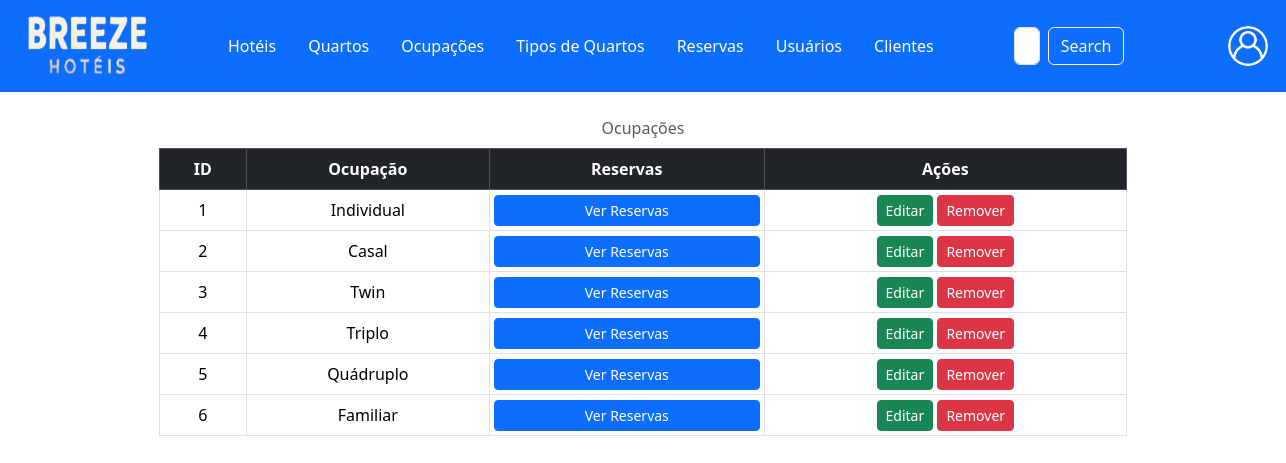
The app's page /codes/pages/adm/read/ocupacoes.php, older data.
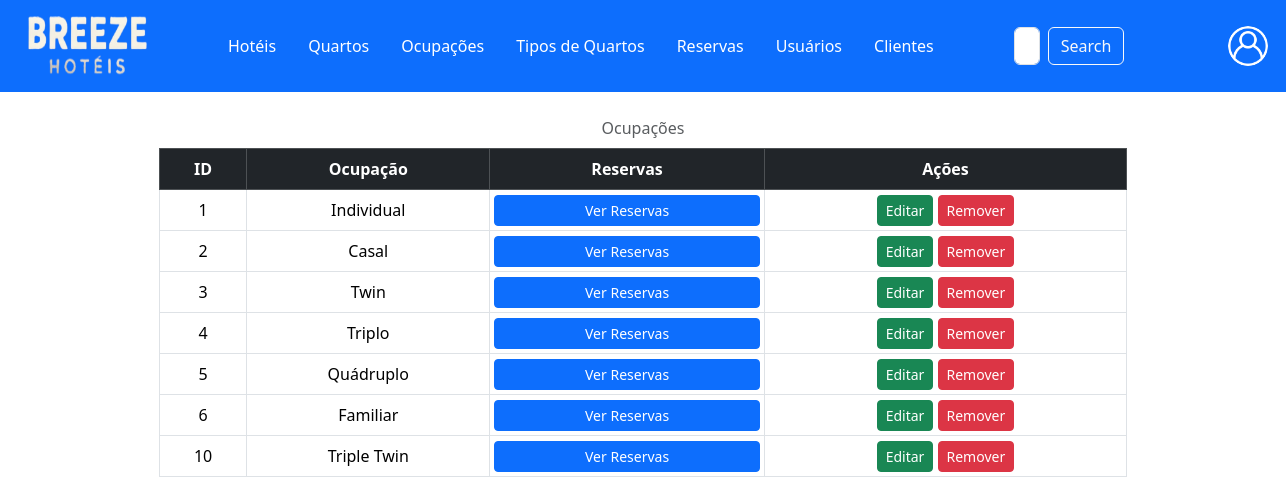
The same page, newer data.
### tables this page shows
CREATE TABLE `ocupacao` (
  `idocupacao` int(11) NOT NULL,
  `ocupacao` varchar(255) NOT NULL
);

### codes/pages/adm/read/ocupacoes.php (the view, shortened to what this page needs)
<?php
include __DIR__ . "/../../../conn/conn.php";
?>
<!DOCTYPE html>
<html lang="pt-br">
<head>
    <link href="https://cdn.jsdelivr.net/npm/bootstrap@5.3.5/dist/css/bootstrap.min.css" rel="stylesheet">
    <link href="/breeze/codes/css/hospedes.css" rel="stylesheet">
</head>
<body>
  <header class="bg-primary py-2">
    <nav class="navbar navbar-expand-lg navbar-dark bg-primary">
      <div class="container-fluid">
        <div class="d-flex justify-content-left align-items-left mx-3">
          <img src="/breeze/images/logob.png" height="60" width="120"/>
        </div>
        <div class="collapse navbar-collapse align-items-center ms-5" id="navbarSupportedContent">
          <ul class="navbar-nav mb-2 mb-lg-0">
            <li class="nav-item dropdown">
              <a class="nav-link dropdown-toggle color mx-2" href="#" role="button" data-bs-toggle="dropdown" aria-expanded="false"> Hotéis </a>
            </li>
            <li class="nav-item dropdown">
              <a class="nav-link dropdown-toggle color mx-2" href="#" role="button" data-bs-toggle="dropdown" aria-expanded="false"> Quartos </a>
            </li>
            <li class="nav-item dropdown">
              <a class="nav-link dropdown-toggle color mx-2" href="#" role="button" data-bs-toggle="dropdown" aria-expanded="false"> Ocupações </a>
            </li>
            <li class="nav-item dropdown">
              <a class="nav-link dropdown-toggle color mx-2" href="#" role="button" data-bs-toggle="dropdown" aria-expanded="false"> Tipos de Quartos </a>
            </li>
            <li class="nav-item dropdown">
              <a class="nav-link dropdown-toggle color mx-2" href="#" role="button" data-bs-toggle="dropdown" aria-expanded="false"> Reservas </a>
            </li>
            <li class="nav-item dropdown">
              <a class="nav-link dropdown-toggle color mx-2" href="#" role="button" data-bs-toggle="dropdown" aria-expanded="false"> Usuários </a>
            </li>
            <li class="nav-item dropdown me-3">
              <a class="nav-link dropdown-toggle color mx-2" href="#" role="button" data-bs-toggle="dropdown" aria-expanded="false"> Clientes </a>
            </li>
          </ul>
          <form class="d-flex mx-5" role="search">
            <input class="form-control me-2" type="search" placeholder="Search" aria-label="Search">
            <button class="btn btn-outline-light" type="submit">Search</button>
          </form>
          <ul class="navbar-nav ms-5">
            <li class="nav-item dropdown">
              <a class="nav-link dropdown-toggle" href="#" id="userDropdown" role="button" data-bs-toggle="dropdown"
                aria-haspopup="true" aria-expanded="false">
                <img src="/breeze/images/login.png" width="40" height="40" class="rounded-circle" alt="User">
              </a>
            </li>
          </ul>
        </div>
      </div>
    </nav>
  </header>
  <main class="w-100 m-auto form-container">
    <table class="table table-bordered align-middle caption-top mb-0">
      <thead class="table-dark text-center">
        <tr>
          <th class="sortable"> ID </th>
          <th class="sortable"> Ocupação </th>
          <th> Reservas </th>
          <th> Ações </th>
        </tr>
      </thead>
      <tbody>
        <?php
          try {
            $sql = "SELECT o.idocupacao, o.ocupacao
                    FROM ocupacao o";
            $stmt = $conn->prepare($sql);
            if ($stmt->execute()) {
                $ocupacao = $stmt->fetchAll(PDO::FETCH_ASSOC);
            } else {
                $ocupacao = [];
            }
            if ($ocupacao) {
              foreach ($ocupacao as $row) {
                echo '<tr class="text-center align-middle">
                        <td>'.$row["idocupacao"].'</td>
                        <td>'.$row["ocupacao"].'</td>
                        <td class="p-1">
                          <button class="btn btn-primary btn-sm w-100 ver-reservas-btn" data-idocupacao="'.$row["idocupacao"].'" data-bs-toggle="modal" data-bs-target="#modalReservas">
                            Ver Reservas
                          </button>
                        </td>
                        <td class="p-1">
                          <button class="btn btn-success btn-sm w-49 btn-editar" data-id="' . htmlspecialchars($row["idocupacao"]) . '" data-bs-toggle="modal" data-bs-target="#modalEditar">
                            Editar
                          </button>
                          <button class="btn btn-danger btn-sm w-49" onclick="removerHospede('.$row["idocupacao"].')">
                            Remover
                          </button>
                        </td>
                      </tr>';
            }
            } else {
                echo "<tr><td colspan='4' class='text-center'>Nenhum hóspede cadastrado.</td></tr>";
            }
        } catch (PDOException $e) {
            echo "<tr><td colspan='4' class='text-danger'>Erro ao buscar hóspedes: " . $e->getMessage() . "</td></tr>";
        }
        ?>
      </tbody>
      <caption class="text-center"> Ocupações </caption>
    </table>
  </main>
</body>
</html>

Row changes from the older to the newer data that the page shows:
added ocupacao: idocupacao "10", ocupacao "Triple Twin"
